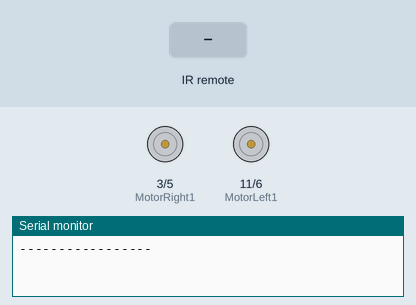
Simulated run of this sketch. Board: Arduino Uno, built with avr-gcc and run on an emulated ATmega328P. Shown: motor-driver pin pairs drawn as motors (green arrow = first pin HIGH = forward, orange = second pin HIGH = backward, longer = more drive), the last lines printed to the serial monitor. The inputs (shaded band) are chosen by the test bench.

Above: at 1.2 s.
1.3 s: infrared code 0x00FF629D received
At 2.0 s:
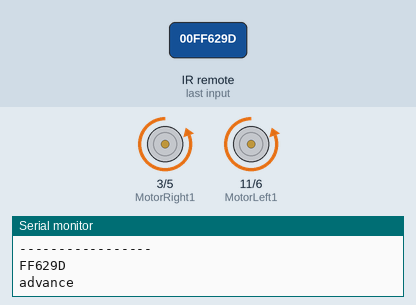
2.8 s: infrared code 0x00FFA857 received
At 3.1 s:
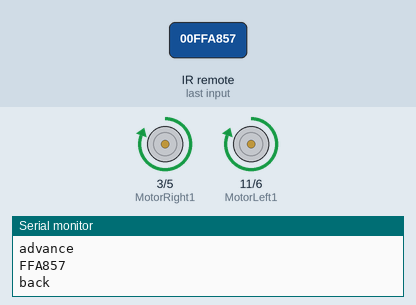
4.3 s: infrared code 0x00FFC23D received
At 5.4 s:
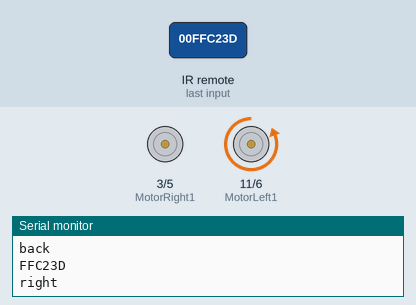
5.8 s: infrared code 0x00FF22DD received
At 6.6 s:
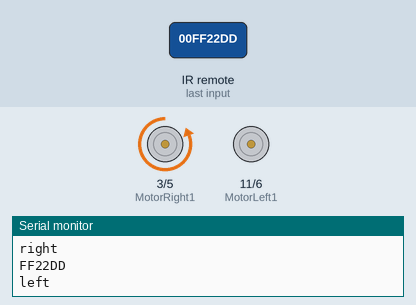
Timing chart, 0 to 8.3 s (numbered marks = the images above; inputs shaded):
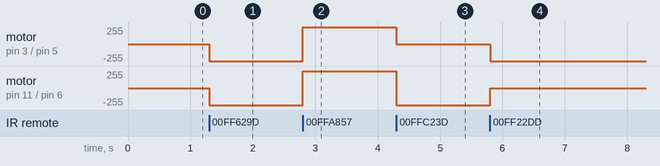

Measured:
- after the input at 1.3 s, motor on pin 3 (MotorRight1) / pin 5 (MotorRight2), motor on pin 11 (MotorLeft1) / pin 6 (MotorLeft2): stopped → backward 255/255 at once
- after the input at 2.8 s, motor on pin 3 (MotorRight1) / pin 5 (MotorRight2), motor on pin 11 (MotorLeft1) / pin 6 (MotorLeft2): backward 255/255 → forward 255/255 at once
- after the input at 4.3 s, motor on pin 3 (MotorRight1) / pin 5 (MotorRight2): forward 255/255 → stopped at once; motor on pin 11 (MotorLeft1) / pin 6 (MotorLeft2): forward 255/255 → backward 255/255 at once
- after the input at 5.8 s, motor on pin 3 (MotorRight1) / pin 5 (MotorRight2): stopped → backward 255/255 at once; motor on pin 11 (MotorLeft1) / pin 6 (MotorLeft2): backward 255/255 → stopped at once

The sketch:

IRremote_car.ino
```cpp
#include "IRremote.h"

//***********************定义电机腳位*************************

int MotorLeft1 = 11;
int MotorLeft2 = 6;
int MotorRight1 = 3;
int MotorRight2 = 5;
int counter = 0;

const int irReceiverPin = 2; //红外线接收器 接在 pin 2

char val;
//***********************设定红外遥控码值 IRcode*************************
long IRfront = 0x00FF629D;       //前进
long IRback =  0x00FFA857;        //后退
long IRturnright = 0x00FFC23D;  //右转
long IRturnleft = 0x00FF22DD;    //左转
long IRstop = 0x00FF02FD;       //停止


IRrecv irrecv(irReceiverPin);  // 红外接收对象
decode_results results;       // 红外解码结果


//********************************************************************(SETUP)
void setup()
{
  Serial.begin(9600);
  pinMode(MotorRight1, OUTPUT);  //
  pinMode(MotorRight2, OUTPUT);  //
  pinMode(MotorLeft1,  OUTPUT);  //
  pinMode(MotorLeft2,  OUTPUT);  //
  irrecv.enableIRIn();     // 启动红外线解码

  Serial.println("-----------------");
}
//******************************************************************(Void)
void advance(int a) // 前进
{
  Serial.println("advance");
  digitalWrite(MotorRight1, LOW);
  digitalWrite(MotorRight2, HIGH);
  digitalWrite(MotorLeft1, LOW);
  digitalWrite(MotorLeft2, HIGH);
  delay(a * 100);
}
void right(int b) //右转 单轮
{
  Serial.println("right");
  digitalWrite(MotorLeft1, LOW);
  digitalWrite(MotorLeft2, HIGH);
  digitalWrite(MotorRight1, LOW);
  digitalWrite(MotorRight2, LOW);
  delay(b * 100);
}
void left(int c) //左转 轮
{
  Serial.println("left");
  digitalWrite(MotorRight1, LOW);
  digitalWrite(MotorRight2, HIGH);
  digitalWrite(MotorLeft1, LOW);
  digitalWrite(MotorLeft2, LOW);
  delay(c * 100);
}
void turnR(int d) //右转 双轮
{
  Serial.println("turnR");
  digitalWrite(MotorRight1, HIGH);
  digitalWrite(MotorRight2, LOW);
  digitalWrite(MotorLeft1, LOW);
  digitalWrite(MotorLeft2, HIGH);
  delay(d * 100);
}
void turnL(int e) //左转 双轮
{
  Serial.println("turnL");
  digitalWrite(MotorRight1, LOW);
  digitalWrite(MotorRight2, HIGH);
  digitalWrite(MotorLeft1, HIGH);
  digitalWrite(MotorLeft2, LOW);
  delay(e * 100);
}
void stopp(int f) //停止
{
  Serial.println("stopp");
  digitalWrite(MotorRight1, LOW);
  digitalWrite(MotorRight2, LOW);
  digitalWrite(MotorLeft1, LOW);
  digitalWrite(MotorLeft2, LOW);
  delay(f * 100);
}
void back(int g) //后退
{
  Serial.println("back");
  digitalWrite(MotorRight1, HIGH);
  digitalWrite(MotorRight2, LOW);
  digitalWrite(MotorLeft1, HIGH);
  digitalWrite(MotorLeft2, LOW);;
  delay(g * 100);
}
//******************************************************************************(LOOP)
void loop()
{

  //**********************正常遥控模式
  if (irrecv.decode(&results))
  { // 解碼成功，收到码值

    Serial.println(results.value, HEX);
    /***********************************************************************/
    if (results.value == IRfront)//前进
    {
      advance(10);//前进
    }
    /***********************************************************************/
    if (results.value ==  IRback)//后退
    {
      back(10);//后退
    }
    /***********************************************************************/
    if (results.value == IRturnright)//右转
    {
      right(6); // 右转
    }
    /***********************************************************************/
    if (results.value == IRturnleft)//左转
    {
      left(6); // 左转
    }
    /***********************************************************************/
    if (results.value == IRstop)//停止
    {
      Serial.println("stop");
      digitalWrite(MotorRight1, LOW);
      digitalWrite(MotorRight2, LOW);
      digitalWrite(MotorLeft1, LOW);
      digitalWrite(MotorLeft2, LOW);
    }


    irrecv.resume();    // 继续接收红外信号
  }
}
```
